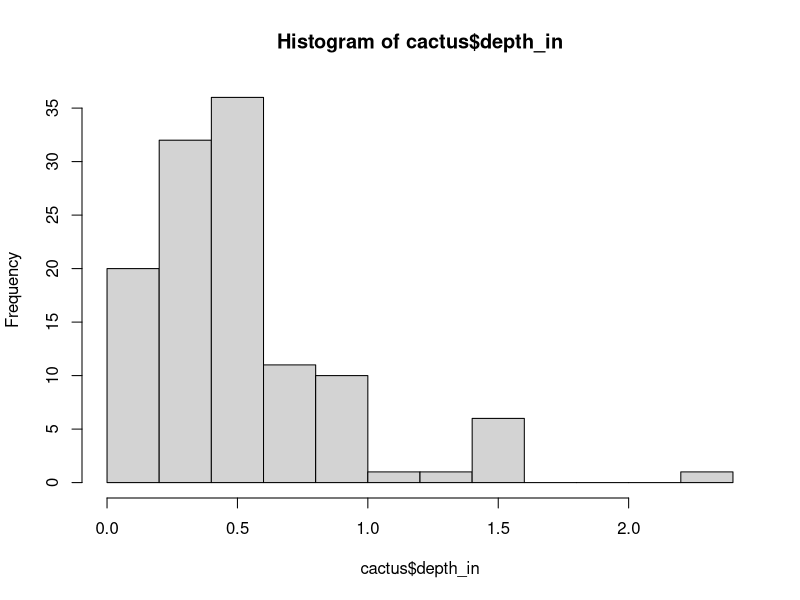

R code for this plot:
## ---- chunk 1
knitr::opts_chunk$set(echo = TRUE)
## ---- chunk 2
counts <- c(63, 69, 60, 65, NA, 68, 61, 70, 61, 59, 64, 69, 63, 63, 72, 65, 64, 70, 63, 65)
## ---- chunk 3
mean(counts)
## ---- chunk 4
mean(counts, na.rm = TRUE)
## ---- chunk 5
counts[counts < 66]
## ---- chunk 6
pet_names <- c("Mystery", "Hazel", "Spud", "Pancho")
pet_names
## ---- chunk 7
pet_names[3]
## ---- chunk 8
pet_names[pet_names == "Spud"]
## ---- chunk 9
cactus <- read.csv("../data_raw/CactusPads_Fall2024.csv")
## ---- chunk 10
    # optional space for code to answer the question above
    # str(pads)
    # dim(pads)
## ---- chunk 11
head(cactus)
## ---- chunk 12
mean(cactus$length_in, na.rm = TRUE)
## ---- chunk 13
mean_length <- mean(cactus$length_in, na.rm = T)
round(mean_length, 1)

# Any variation of the above or below works
# round(mean(cactus$length_in, na.rm = TRUE), digits = 1)
## ---- chunk 14
hist(cactus$depth_in)
## ---- chunk 15
cactus[cactus$spines == "N", 9]
## ---- chunk 16
ficus <- cactus[cactus$species == "Opuntia ficus-indica", ]
engel <- cactus[cactus$species == "Opuntia engelmannii", ]
## ---- chunk 17
mean_ficus <- mean(ficus$width_in, na.rm = TRUE)
mean_ficus
mean_engel <- mean(engel$width_in, na.rm = TRUE)
mean_engel
## ---- chunk 18
sd_ficus <- sd(ficus$width_in, na.rm = TRUE)
sd_ficus
sd_engel <- sd(engel$width_in, na.rm = TRUE)
sd_engel
